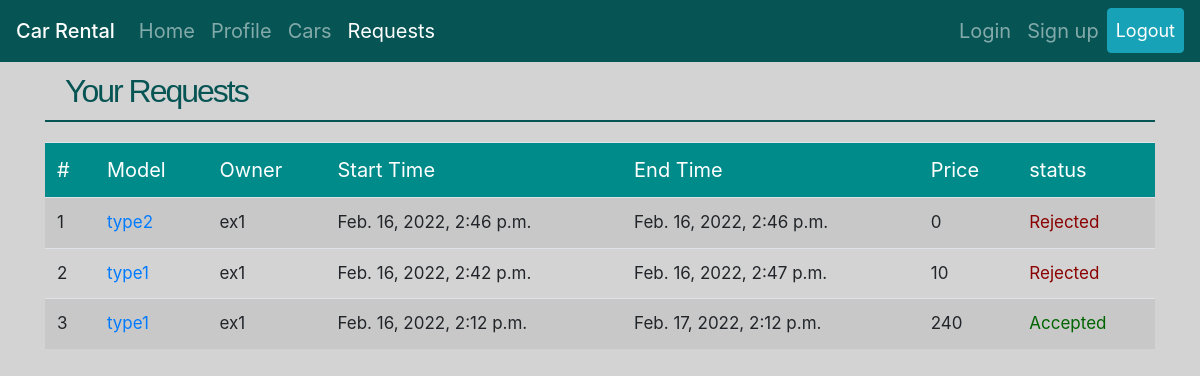
The app's page /rental/requests/ (signed in), older data.
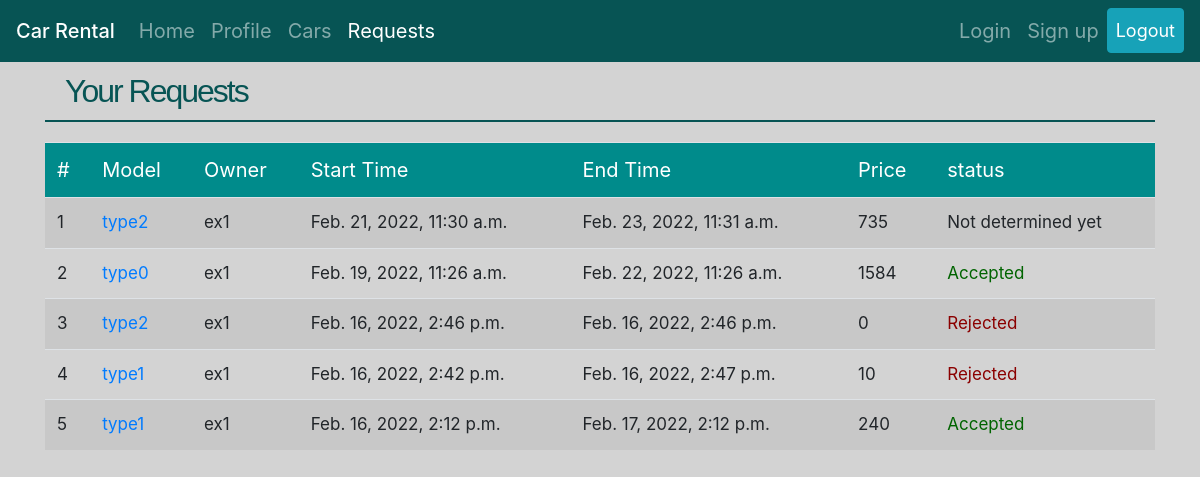
The same page, newer data.
### car_rental/models.py (models this page shows, shortened)
class RentRequest(models.Model):
    is_accepted = models.BooleanField(default=False)
    has_result = models.BooleanField(default=False)
    car = models.ForeignKey(Car, on_delete=models.CASCADE)
    requester = models.ForeignKey(User, on_delete=models.CASCADE)
    rent_start_time = models.DateTimeField('Start Time', default=timezone.now)
    rent_end_time = models.DateTimeField('End Time', default=get_tomorrow)
    creation_time = models.DateTimeField('Request time:', default=timezone.now)
    def get_price(self):
        delta_time = self.rent_end_time - self.rent_start_time
        delta_hours = delta_time.days * 24 + ceil(delta_time.seconds/3600)
        return delta_hours * self.car.price_per_hour

class Car(models.Model):
    car_type = models.CharField(max_length=50, default='type0')
    plate = models.CharField(max_length=8, default='12345678')
    renter = models.ForeignKey(User, null=True, default=None, on_delete=models.SET_NULL, related_name='cars_rented')
    owner = models.ForeignKey(User, on_delete=models.CASCADE, null=True, related_name='cars_owned')
    price_per_hour = models.IntegerField(default=10)
    rent_start_time = models.DateTimeField('Start Time', default=timezone.now)
    rent_end_time = models.DateTimeField('End Time', default=timezone.now)
    needs_repair = models.BooleanField(default=False)

class User(AbstractUser):
    isCarExhibition = models.BooleanField(default=False)
    credit = models.IntegerField(default=0)

### car_rental/views.py (the view)
# urls.py: path('requests/', views.RentRequestListView.as_view(), name='requests'),
@method_decorator(login_required, name='dispatch')
class RentRequestListView(generic.ListView):
    template_name = 'car_rental/request_list.html'
    model = RentRequest
    context_object_name = 'requests'
    def get_queryset(self):
        current_user = get_object_or_404(User, id=self.request.user.id)
        if current_user.isCarExhibition:
            return current_user.get_all_requests_of_exhibition()
        return current_user.rentrequest_set.all().order_by('-rent_start_time')

### car_rental/templates/car_rental/request_list.html (shortened to what this page needs)
{% extends 'car_rental/base.html' %}
{% load static %}
{% block style %}
    <link rel="stylesheet" type="text/css" href="{% static 'car_rental/stylesheets/request_list.css' %}">
{% endblock%}
{% block content %}
<div class="container">
<h1>Your Requests</h1>
{%if  user.isCarExhibition %}
    {% if requests %}
        <div class="alert alert-info"> Please accept or reject these requests:</div>
        <form action="{% url 'car_rental:answer_requests' %}" method="post">
        {% csrf_token %}
        <table class="table  table-striped table-hover">
        <thead>
        <tr>
            <td>#</td>
            <td>Model</td>
            <td>Plate Number</td>
            <td>Requester</td>
            <td>Start Time</td>
            <td>End Time</td>
            <td>Income</td>
            <td>Take it?</td>
        </tr>
        </thead>
        <tbody>
        {% for request in requests %}
            <tr>
                <td>{{ forloop.counter }}</td>
                <td>
                    <a href="{% url 'car_rental:car' request.car.id %}">
                        {{ request.car.car_type }}
                    </a>
                </td>
                <td>{{ request.car.plate }}</td>
                <td>
                    <a href="{% url 'car_rental:user_info' request.requester.id %}">
                        {{ request.requester.username }}
                    </a>
                </td>
                <td>{{ request.rent_start_time }}</td>
                <td>{{ request.rent_end_time }}</td>
                <td>{{ request.get_price }}</td>
                <td>
                    <label for="yes{{ forloop.counter }}">Yes</label>
                    <input required type="radio" id="yes{{ forloop.counter }}" name="{{ request.id }}" value="yes">
                    &nbsp;&nbsp;&nbsp;&nbsp;
                    <label for="no{{ forloop.counter }}">No</label>
                    <input type="radio" id="no{{ forloop.counter }}" name="{{ request.id }}" value="no">
                </td>
            </tr>
         {% endfor %}
        </tbody>
        </table>
        <input value="Confirm" type="submit" class="btn btn-info">
        </form>
    {% else %}
        <div class="alert alert-danger"><strong>No Requests.</strong></div>
    {% endif %}
{% else %}
    {% if requests %}
        <table class="table table-striped table-hover">
        <thead>
        <tr>
            <td>#</td>
            <td>Model</td>
            <td>Owner</td>
            <td>Start Time</td>
            <td>End Time</td>
            <td>Price</td>
            <td>status</td>
        </tr>
        </thead>
        <tbody>
        {% for request in requests %}
            <tr>
                <td>{{ forloop.counter }}</td>
                <td><a href="{% url 'car_rental:car' request.car.id %}">{{ request.car.car_type }}</a></td>
                <td>{{ request.car.owner.username }}</td>
                <td>{{ request.rent_start_time }}</td>
                <td>{{ request.rent_end_time }}</td>
                <td>{{ request.get_price }}</td>
            {% if request.has_result %}
                {% if request.is_accepted %}
                    <td style="color: darkgreen">Accepted</td>
                {% else %}
                    <td style="color: darkred">Rejected</td>
                {% endif %}
            {% else %}
                <td>Not determined yet</td>
            {% endif %}
            </tr>
         {% endfor %}
        </tbody>
        </table>
    {% else %}
        <div class="alert alert-danger"><strong>No Requests.</strong></div>
    {% endif %}
{% endif %}
</div>
{% endblock %}

### car_rental/templates/car_rental/base.html (shortened to what this page needs)
{% load static %}
<!DOCTYPE html>
<html lang="en">
<head>
    <link rel="stylesheet" href="https://cdn.jsdelivr.net/npm/bootstrap@4.6.1/dist/css/bootstrap.min.css">
    <link rel="stylesheet" type="text/css" href="{% static 'car_rental/stylesheets/base.css' %}">
    {% block style %} {% endblock %}
</head>
<body>
{% include 'car_rental/includes/navbar.html' %}
{% block content %}
{% endblock %}
</body>
</html>

### car_rental/templates/car_rental/includes/navbar.html (shortened to what this page needs)
<nav class="navbar navbar-dark navbar-expand-md">
    <span class="navbar-brand mb-0 h1">Car Rental</span>
    <div class="collapse navbar-collapse" id="navbarItems">
        <ul class="navbar-nav">
{% with url_name=request.resolver_match.url_name %}
            <li class="nav-item {% if url_name == 'home' %}active{% endif %}">
                <a class="nav-link" href="{% url 'car_rental:home' %}">Home</a>
            </li>
            <li class="nav-item {% if url_name == 'profile' %}active{% endif %}">
                <a class="nav-link" href="{% url 'car_rental:profile' %}">Profile</a>
            </li>
            <li class="nav-item {% if url_name == 'cars' %}active{% endif %}">
                <a class="nav-link" href="{% url 'car_rental:cars' %}">Cars</a>
            </li>
            <li class="nav-item {% if url_name == 'requests' %}active{% endif %}">
                <a class="nav-link" href="{% url 'car_rental:requests' %}">Requests</a>
            </li>
    </ul>
    <ul class="navbar-nav ml-auto">
            <li class="nav-item {% if url_name == 'login' %}active{% endif %}">
                <a class="nav-link" href="{% url 'car_rental:login' %}">Login</a>
            </li>
            <li class="nav-item {% if url_name == 'signup' %}active{% endif %}">
                <a class="nav-link" href="{% url 'car_rental:signup' %}">Sign up</a>
            </li>
    {% if not user.is_anonymous %}
            <li class="nav-item">
                <a class="nav-link btn btn-info" style="color: white;font-size: 18px;" href="{% url 'car_rental:logout' %}">Logout</a>
            </li>
    {% endif %}
    </ul>
    {% endwith %}
    </div>
</nav>

### car_rental/static/car_rental/stylesheets/base.css (style rules this page uses)
body { background: lightgray; margin-bottom: 30px; }
h1 { margin-bottom: 20px; color: #075454; font-family: "Trebuchet MS", sans-serif; font-size: 2em; letter-spacing: -2px; border-bottom: #075454 2px solid; padding: 10px 20px 10px 20px; }
nav { background: #075454; font-size: 20px; }

### car_rental/static/car_rental/stylesheets/request_list.css (style rules this page uses)
h1 { padding: 10px 20px 10px 20px; }
table { width: 100%; }
td { font-size: 17px; padding: 10px; }
thead tr { background: darkcyan; }
thead td { color: white; font-size: 20px; }

Row changes from the older to the newer data that the page shows:
added RentRequest: car.car_type "type2", car.owner.username "ex1", rent_start_time "Feb. 21, 2022, 11:30 a.m.", rent_end_time "Feb. 23, 2022, 11:31 a.m.", get_price "735", has_result "Not determined yet"
added RentRequest: car.car_type "type0", car.owner.username "ex1", rent_start_time "Feb. 19, 2022, 11:26 a.m.", rent_end_time "Feb. 22, 2022, 11:26 a.m.", get_price "1584", has_result "Accepted"
